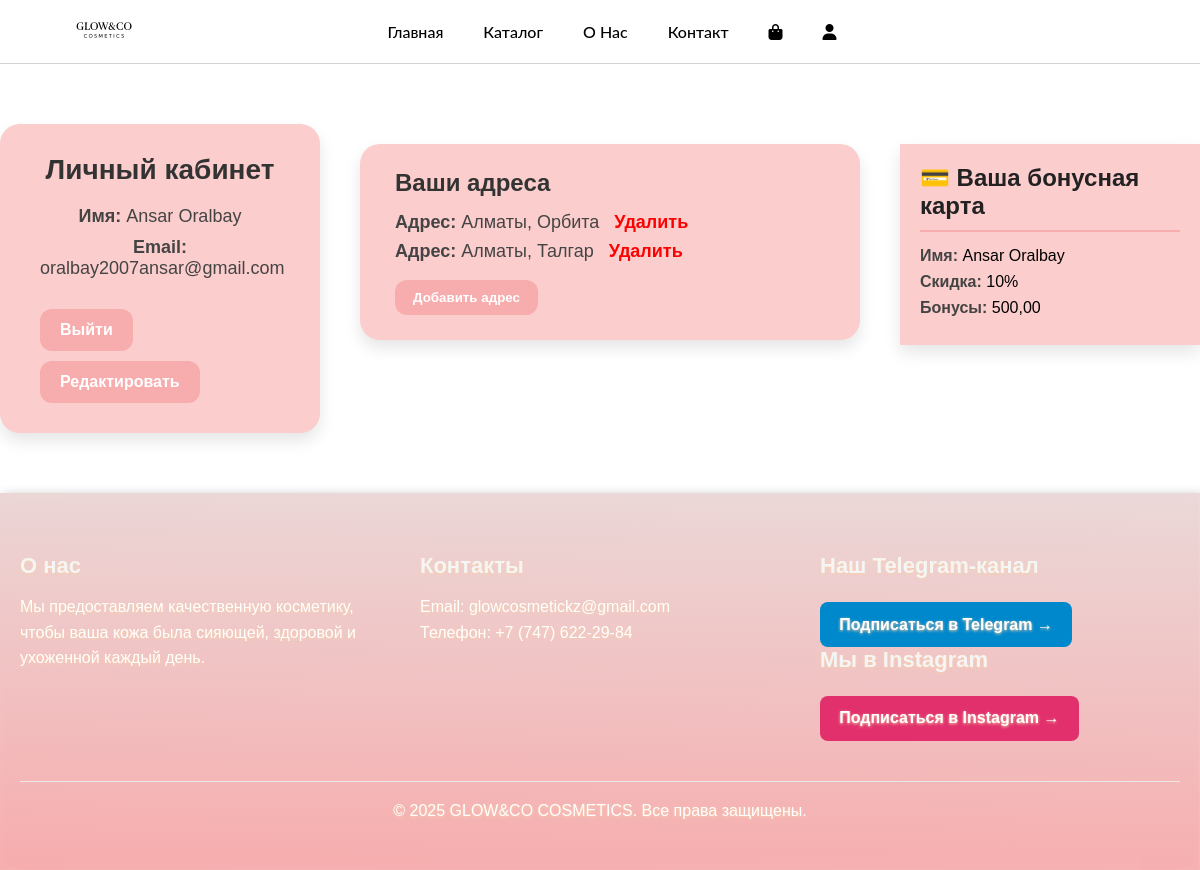
Page /accounts/profile/ (signed in) on the committed database.
### accounts/models.py (models this page shows, shortened)
class CustomUser(AbstractBaseUser, PermissionsMixin):
    email = models.EmailField(unique=True)
    first_name = models.CharField(max_length=100)
    last_name = models.CharField(max_length=100)
    is_active = models.BooleanField(default=True)
    is_staff = models.BooleanField(default=False)
    USERNAME_FIELD = 'email'
    REQUIRED_FIELDS = ['first_name', 'last_name']
    objects = CustomUserManager()
    class Meta:
        verbose_name_plural = "Пользователи"

class Address(models.Model):
    user = models.ForeignKey(CustomUser, on_delete=models.CASCADE,verbose_name='Пользователь')
    city = models.CharField(max_length=100,verbose_name='Город')
    address = models.CharField(max_length=100,verbose_name='Адрес')
    class Meta:
        verbose_name_plural = "Адреса"

class BonusCard(models.Model):
    user = models.OneToOneField(settings.AUTH_USER_MODEL, on_delete=models.CASCADE, verbose_name='Пользователь')
    discount_percent = models.IntegerField(default=10, verbose_name='Процент скидки')
    bonus_points = models.FloatField(default=0, verbose_name='Количество бонусов')
    class Meta:
        verbose_name_plural = "Бонусные карты"

### accounts/views.py (the view)
# urls.py: path('profile/', views.profile, name='profile'),
@login_required
def profile(request):
    user = request.user
    bonus_card = None
    try:
        bonus_card = BonusCard.objects.get(user=user)
    except BonusCard.DoesNotExist:
        bonus_card = None
    user_addresses = Address.objects.filter(user=user)
    if request.method == 'POST':
        form = AddressForm(request.POST)
        if form.is_valid():
            address = form.save(commit=False)
            address.user = user
            address.save()
            return redirect('profile')
    else:
        form = AddressForm()
    return render(request, 'accounts/profile.html', {
        'user': user,
        'bonus_card': bonus_card,
        'address': user_addresses,  # список адресов пользователя
        'form': form,               # форма добавления нового адреса
    })

### accounts/templates/accounts/profile.html (shortened to what this page needs)
{% extends 'base.html' %}
{% load static %}
{% block content %}
<div class="profile-container">
    <div class="profile-card">
        <h2>Личный кабинет</h2>
        <div class="profile-info">
            <p><strong>Имя:</strong> {{ user.first_name }} {{ user.last_name }}</p>
            <p><strong>Email:</strong> {{ user.email }}</p>
        </div>
        <div class="profile-actions">
            <a href="{% url 'logout' %}" class="btn-profile logout">Выйти</a>
            <a href="{% url 'edit_profile' %}" class="btn-profile">Редактировать</a>
        </div>
    </div>
    <div class="address-card">
        <h2>Ваши адреса</h2>
        {% for adr in address %}
        <p>
            <strong>Адрес:</strong> {{ adr.city }}, {{ adr.address }}
            <a href="{% url 'delete_address' adr.pk %}" class="delete-btn">Удалить</a>
        </p>
        {% empty %}
        <p>Адресов пока нет.</p>
        {% endfor %}
        <button id="show-form-btn" class="add-address-btn">Добавить адрес</button>
    </div>
    {% if bonus_card %}
    <div class="bonus-card-modern">
        <div class="bonus-header">
            💳 Ваша бонусная карта
        </div>
        <div class="bonus-info">
            <p><span>Имя:</span> {{ user.first_name }} {{ user.last_name }}</p>
            <p><span>Скидка:</span> {{ bonus_card.discount_percent }}%</p>
            <p><span>Бонусы:</span> {{ bonus_card.bonus_points|floatformat:2 }}</p>
        </div>
    </div>
    {% endif %}
</div>
<footer class="footer">
    <div class="footer-container">
        <div class="footer-column">
            <h3>О нас</h3>
            <p>Мы предоставляем качественную косметику, чтобы ваша кожа была сияющей, здоровой и ухоженной каждый день.
            </p>
        </div>
        <div class="footer-column">
            <h3>Контакты</h3>
            <p>Email: <a href="mailto:example@beautystore.com">glowcosmetickz@gmail.com</a></p>
            <p>Телефон: <a href="tel:+77000000000">+7 (747) 622-29-84</a></p>
        </div>
        <div class="footer-column">
            <h3>Наш Telegram-канал</h3>
            <a href="https://t.me/glowandco" target="_blank" class="telegram-link">
                Подписаться в Telegram →
            </a>
            <h3>Мы в Instagram</h3>
            <a href="https://www.instagram.com/glowncokazakhstan?igsh=aW40N2o1NGNpY3N0" target="_blank"
                class="instagram-link">
                Подписаться в Instagram →
            </a>
        </div>
    </div>
    <div class="footer-bottom">
        <p>© 2025 GLOW&CO COSMETICS. Все права защищены.</p>
    </div>
</footer>
{% endblock %}

### store/static/css/style.css (style rules this page uses)
* { padding: 0; margin: 0; box-sizing: border-box; font-family: "Sora", sans-serif; font-optical-sizing: auto; font-weight: weight; font-style: normal; }
html { font-size: 16px; scroll-behavior: smooth; margin: 0; padding: 0; height: 100%; width: 100%; }
body { width: 100%; margin: 0; padding: 0; height: 100%; display: flex; flex-direction: column; min-height: 100vh; }
h2 { font-size: 2rem; }
h3 { font-size: 1.6rem; }
p { font-size: 1rem; }
a { text-decoration: none; }
.footer { background: linear-gradient(1deg, rgba(247, 172, 173), rgba(235, 216, 216)); backdrop-filter: blur(10px); -webkit-backdrop-filter: blur(10px); box-shadow: inset -0.75px -0.5px rgba(255, 255, 255, 0.1), inset 0.75px 0.5px rgba(255, 255, 255, 0.025), 3px 2px 10px rgba(0, 0, 0, 0.25), inset 0px 0px 10px 5px rgba(255, 255, 255, 0.025), inset 0px 0px 40px 5px rgba(255, 255, 255, 0.025); color: #fff; text-shadow: 0 1px 3px #f7d0ab; padding: 60px 20px 50px; font-family: 'Segoe UI', sans-serif; }
.footer-container { max-width: 1200px; margin: 0 auto; display: flex; justify-content: space-between; flex-wrap: wrap; gap: 40px; }
.footer-column { flex: 1; min-width: 250px; }
.footer-column h3 { font-size: 22px; margin-bottom: 15px; color: #f5f5f5; }
.footer-column p, .footer-column a { text-shadow: 0 1px 3px #f7d0ab; color: #fff; font-size: 16px; line-height: 1.6; text-decoration: none; }
.telegram-link { display: inline-block; margin-top: 0.5rem; padding: 0.6rem 1.2rem; background-color: #0088cc; color: white; text-decoration: none; border-radius: 0.5rem; transition: background-color 0.3s ease; font-weight: bold; }
.instagram-link { display: inline-block; margin-top: 0.5rem; padding: 0.6rem 1.2rem; background-color: #E1306C; color: white; text-decoration: none; border-radius: 0.5rem; transition: background-color 0.3s ease; font-weight: bold; }
.footer-bottom { text-align: center; margin-top: 40px; font-size: 14px; color: #fff; text-shadow: 0 1px 3px #f7d0ab; border-top: 1px solid #ebe6e6; padding-top: 20px; }

### accounts/static/css/style_for_accounts.css (style rules this page uses)
.profile-container { display: flex; justify-content: center; align-items: flex-start; flex-wrap: wrap; gap: 40px; margin-top: 60px; margin-bottom: 60px; }
.profile-card { background-color: #fccdcd; border-radius: 20px; padding: 30px 40px; box-shadow: 0 8px 16px rgba(0, 0, 0, 0.1); width: 100%; max-width: 500px; text-align: center; }
.profile-card h2 { font-size: 28px; margin-bottom: 20px; color: #333; }
.profile-info p { font-size: 18px; margin: 10px 0; color: #444; }
.profile-actions { margin-top: 30px; display: flex; justify-content: space-between; flex-wrap: wrap; gap: 10px; text-align: center; }
.btn-profile { background-color: #f7acad; color: white; padding: 12px 20px; border-radius: 12px; text-decoration: none; transition: background 0.3s; font-weight: 600; }
.bonus-card-modern { background-color: #fccdcd; padding: 20px; margin-top: 20px; box-shadow: 0 8px 16px rgba(0, 0, 0, 0.1); border: none; border-radius: 0; font-family: 'Arial', sans-serif; width: 100%; max-width: 400px; transition: transform 0.3s ease; }
.bonus-header { font-size: 24px; font-weight: 700; color: #222; border-bottom: 2px solid #f7acad; padding-bottom: 10px; margin-bottom: 15px; text-align: left; }
.bonus-info p { font-size: 16px; margin: 8px 0; }
.bonus-info span { font-weight: 600; color: #444; }
.profile-card, .bonus-card-modern { flex: 1; min-width: 300px; max-width: 500px; }
.address-card { background-color: #fccdcd; border-radius: 20px; padding: 25px 35px; box-shadow: 0 8px 16px rgba(0, 0, 0, 0.1); width: 100%; max-width: 500px; text-align: left; margin-top: 20px; }
.address-card h2 { font-size: 24px; margin-bottom: 15px; color: #333; }
.address-card p { font-size: 18px; margin: 8px 0; color: #444; }
.address-card a.delete-btn { color: red; text-decoration: none; margin-left: 10px; font-weight: 600; transition: color 0.3s; }
.add-address-btn { background-color: #f7acad; color: white; padding: 10px 18px; border-radius: 12px; border: none; cursor: pointer; font-weight: 600; transition: background 0.3s; margin-top: 10px; }

### rows in the picture
CustomUser: first_name "Ansar", last_name "Oralbay", email "oralbay2007ansar@gmail.com"
Address: city "Алматы", address "Орбита"
Address: city "Алматы", address "Талгар"
BonusCard: discount_percent "10", bonus_points "500,00"
